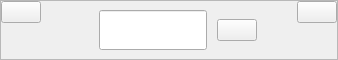
        <widget class="QFrame" name="frame_header">
         <property name="sizePolicy">
          <sizepolicy hsizetype="Preferred" vsizetype="Expanding">
           <horstretch>0</horstretch>
           <verstretch>1</verstretch>
          </sizepolicy>
         </property>
         <property name="maximumSize">
          <size>
           <width>16777215</width>
           <height>60</height>
          </size>
         </property>
         <property name="frameShape">
          <enum>QFrame::StyledPanel</enum>
         </property>
         <property name="frameShadow">
          <enum>QFrame::Raised</enum>
         </property>
         <layout class="QHBoxLayout" name="horizontalLayout">
          <property name="spacing">
           <number>0</number>
          </property>
          <property name="leftMargin">
           <number>0</number>
          </property>
          <property name="topMargin">
           <number>0</number>
          </property>
          <property name="rightMargin">
           <number>0</number>
          </property>
          <property name="bottomMargin">
           <number>0</number>
          </property>
          <item alignment="Qt::AlignTop">
           <widget class="QPushButton" name="btn_menu">
            <property name="text">
             <string/>
            </property>
            <property name="icon">
             <iconset resource="image.qrc">
              <normaloff>:/icons/feather/menu.svg</normaloff>:/icons/feather/menu.svg</iconset>
            </property>
            <property name="iconSize">
             <size>
              <width>32</width>
              <height>32</height>
             </size>
            </property>
            <property name="checkable">
             <bool>true</bool>
            </property>
           </widget>
          </item>
          <item>
           <spacer name="horizontalSpacer_header_left">
            <property name="orientation">
             <enum>Qt::Horizontal</enum>
            </property>
            <property name="sizeHint" stdset="0">
             <size>
              <width>58</width>
              <height>20</height>
             </size>
            </property>
           </spacer>
          </item>
          <item>
           <layout class="QGridLayout" name="gridLayout_search">
            <property name="horizontalSpacing">
             <number>10</number>
            </property>
            <property name="verticalSpacing">
             <number>0</number>
            </property>
            <item row="0" column="0">
             <widget class="QLineEdit" name="lineEdit_search">
              <property name="minimumSize">
               <size>
                <width>0</width>
                <height>40</height>
               </size>
              </property>
             </widget>
            </item>
            <item row="0" column="1">
             <widget class="QPushButton" name="btn_search">
              <property name="sizePolicy">
               <sizepolicy hsizetype="Maximum" vsizetype="Fixed">
                <horstretch>0</horstretch>
                <verstretch>0</verstretch>
               </sizepolicy>
              </property>
              <property name="text">
               <string/>
              </property>
              <property name="icon">
               <iconset resource="image.qrc">
                <normaloff>:/icons/feather/search.svg</normaloff>:/icons/feather/search.svg</iconset>
              </property>
              <property name="iconSize">
               <size>
                <width>32</width>
                <height>32</height>
               </size>
              </property>
             </widget>
            </item>
           </layout>
          </item>
          <item>
           <spacer name="horizontalSpacer_header_right">
            <property name="orientation">
             <enum>Qt::Horizontal</enum>
            </property>
            <property name="sizeHint" stdset="0">
             <size>
              <width>40</width>
              <height>20</height>
             </size>
            </property>
           </spacer>
          </item>
          <item alignment="Qt::AlignTop">
           <widget class="QPushButton" name="btn_user">
            <property name="text">
             <string/>
            </property>
            <property name="icon">
             <iconset resource="image.qrc">
              <normaloff>:/icons/feather/user.svg</normaloff>:/icons/feather/user.svg</iconset>
            </property>
            <property name="iconSize">
             <size>
              <width>60</width>
              <height>60</height>
             </size>
            </property>
           </widget>
          </item>
         </layout>
        </widget>
